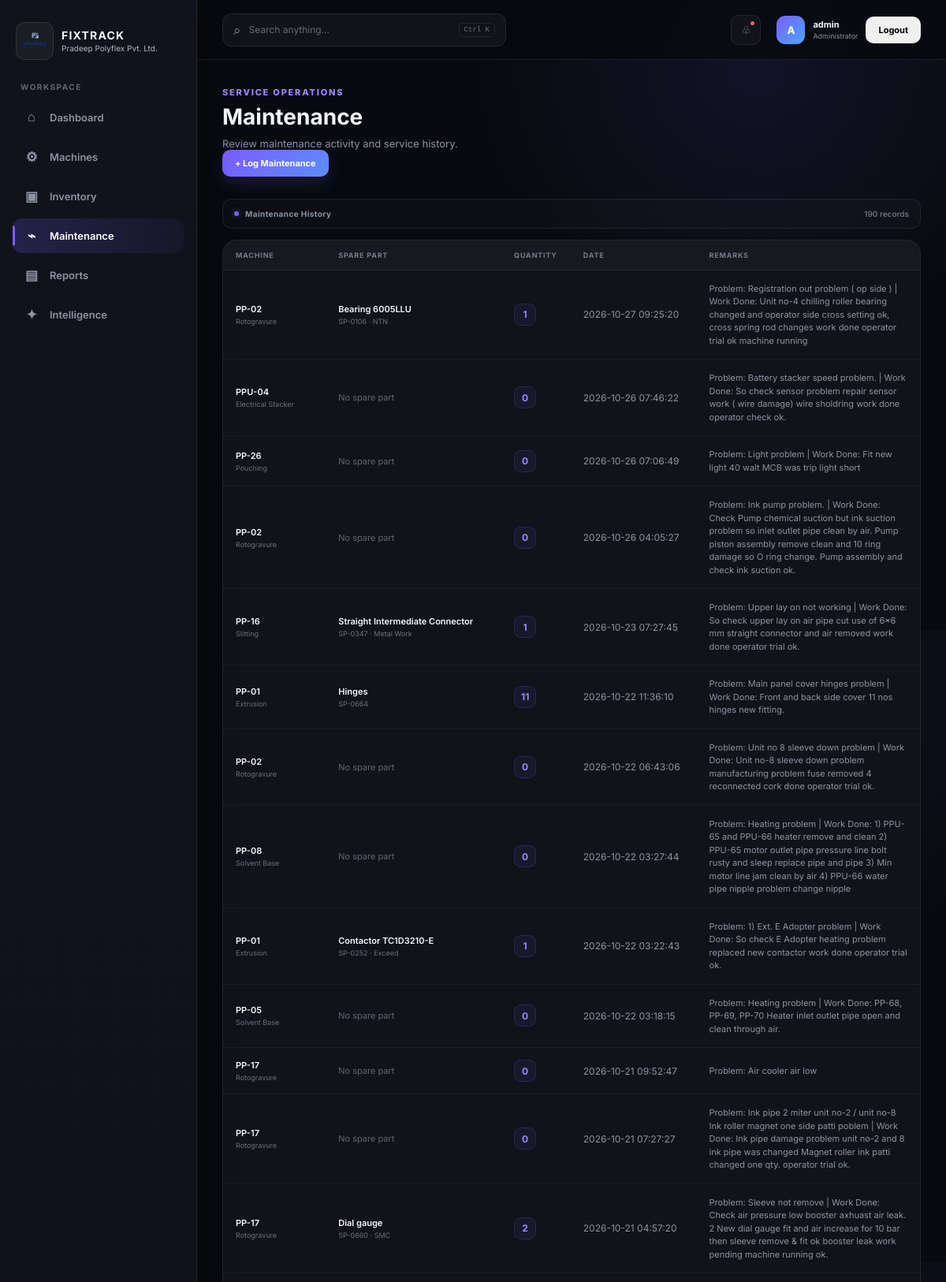
The page /maintenance/ (signed in, upper part) on the database its author committed.
### tables this page shows
CREATE TABLE users (
            id INTEGER PRIMARY KEY AUTOINCREMENT,
            username TEXT UNIQUE NOT NULL,
            password TEXT NOT NULL
        , role TEXT NOT NULL DEFAULT 'user');

CREATE TABLE maintenance (
            id INTEGER PRIMARY KEY AUTOINCREMENT,
            machine_id INTEGER NOT NULL,
            spare_part_id INTEGER,
            quantity INTEGER DEFAULT 0,
            maintenance_date TEXT NOT NULL,
            remarks TEXT,

            FOREIGN KEY (machine_id)
                REFERENCES machines(id)
                ON DELETE CASCADE,

            FOREIGN KEY (spare_part_id)
                REFERENCES spare_parts(id)
                ON DELETE SET NULL
        );

CREATE TABLE machines (
            id INTEGER PRIMARY KEY AUTOINCREMENT,
            machine_number TEXT UNIQUE NOT NULL,
            machine_name TEXT NOT NULL,
            department TEXT,
            manufacturer TEXT,
            model TEXT,
            status TEXT DEFAULT 'Active'
        );

CREATE TABLE spare_parts (
            id INTEGER PRIMARY KEY AUTOINCREMENT,
            part_code TEXT UNIQUE NOT NULL,
            part_name TEXT NOT NULL,
            category TEXT,
            brand TEXT,
            specification TEXT,
            current_stock INTEGER DEFAULT 0,
            reorder_level INTEGER DEFAULT 5,
            location TEXT
        );

### routes/maintenance.py (the view)
@maintenance_bp.route("/")
def maintenance():
    connection = get_connection()
    records = connection.execute("""
        SELECT
            maintenance.id,
            maintenance.quantity,
            maintenance.maintenance_date,
            maintenance.remarks,

            machines.machine_number,
            machines.machine_name,

            spare_parts.part_code,
            spare_parts.part_name,
            spare_parts.brand,
            spare_parts.specification

        FROM maintenance

        JOIN machines
            ON maintenance.machine_id = machines.id

        LEFT JOIN spare_parts
            ON maintenance.spare_part_id = spare_parts.id

        ORDER BY maintenance.id DESC
    """).fetchall()
    connection.close()
    return render_template(
        "maintenance/index.html",
        records=records
    )

### database.py (called while the page is built)
def get_connection():
    connection = sqlite3.connect(str(DATABASE), timeout=10)
    connection.row_factory = sqlite3.Row
    connection.execute("PRAGMA foreign_keys = ON")
    return connection

### templates/maintenance/index.html (shortened to what this page needs)
{% extends "base.html" %}
{% block content %}
<div class="page-header">
    <div>
        <div class="eyebrow">
            SERVICE OPERATIONS
        </div>
        <h1>Maintenance</h1>
        <p>
            Review maintenance activity and service history.
        </p>
    </div>
    <a
        href="{{ url_for('maintenance.add_maintenance') }}"
        class="btn btn-primary"
    >
        + Log Maintenance
    </a>
</div>
<div class="page-toolbar">
    <div class="toolbar-info">
        <span class="toolbar-dot"></span>
        Maintenance History
    </div>
    <div class="toolbar-count">
        {{ records|length }} record{% if records|length != 1 %}s{% endif %}
    </div>
</div>
<div class="table-container maintenance-table">
    <table>
        <thead>
            <tr>
                <th>Machine</th>
                <th>Spare Part</th>
                <th>Quantity</th>
                <th>Date</th>
                <th>Remarks</th>
            </tr>
        </thead>
        <tbody>
            {% if records %}
                {% for record in records %}
                <tr>
                    <td>
                        <div class="table-primary-text">
                            {{ record["machine_number"] }}
                        </div>
                        <div class="table-secondary-text">
                            {{ record["machine_name"] }}
                        </div>
                    </td>
                    <td>
                        {% if record["part_name"] %}
                            <div class="table-primary-text">
                                {{ record["part_name"] }}
                            </div>
                            <div class="table-secondary-text">
                                {{ record["part_code"] }}
                                {% if record["brand"] %}
                                    · {{ record["brand"] }}
                                {% endif %}
                            </div>
                        {% else %}
                            <span class="muted-text">
                                No spare part
                            </span>
                        {% endif %}
                    </td>
                    <td>
                        <span class="quantity-badge">
                            {{ record["quantity"] }}
                        </span>
                    </td>
                    <td>
                        {{ record["maintenance_date"] }}
                    </td>
                    <td>
                        {% if record["remarks"] %}
                            {{ record["remarks"] }}
                        {% else %}
                            <span class="muted-text">
                                No remarks
                            </span>
                        {% endif %}
                    </td>
                </tr>
                {% endfor %}
            {% endif %}
        </tbody>
    </table>
</div>
{% endblock %}

### templates/components/navbar.html (shortened to what this page needs)
<header class="topbar">
    <div class="topbar-search">
        <span class="search-icon">⌕</span>
        <input type="text" placeholder="Search anything..." id="globalSearch">
        <kbd>Ctrl K</kbd>
    </div>
    <div class="topbar-actions">
        <button class="icon-button" onclick="showToast('No new notifications')" title="Notifications">♧<span class="notification-dot"></span></button>
        <div class="user-menu">
            <div class="user-avatar">{{ session.get('username', 'U')[0] | upper }}</div>
            <div class="user-details">
                <strong>{{ session.get('username', 'User') }}</strong>
                <span>{% if session.get('role') == 'admin' %}Administrator{% else %}User{% endif %}</span>
            </div>
            <form action="{{ url_for('auth.logout') }}" method="POST">
                <button type="submit" class="btn btn-outline-danger btn-sm">Logout</button>
            </form>
        </div>
    </div>
</header>

### rows shown on the page
users: username "A", get "admin"
maintenance: machine_number "PP-02", machine_name "Rotogravure", part_name "Bearing 6005LLU", part_code "SP-0106", brand "NTN", quantity "1", maintenance_date "2026-10-27 09:25:20", remarks "Problem: Registration out problem ( op side ) | Work Done: Unit no-4 chilling roller bearing changed and operator side cross setting ok, cross spring rod changes work done operator trial ok machine running"
maintenance: machine_number "PPU-04", machine_name "Electrical Stacker", shows "No spare part", quantity "0", maintenance_date "2026-10-26 07:46:22", remarks "Problem: Battery stacker speed problem. | Work Done: So check sensor problem repair sensor work ( wire damage) wire sholdring work done operator check ok."
maintenance: machine_number "PP-26", machine_name "Pouching", shows "No spare part", quantity "0", maintenance_date "2026-10-26 07:06:49", remarks "Problem: Light problem | Work Done: Fit new light 40 walt MCB was trip light short"
maintenance: machine_number "PP-02", machine_name "Rotogravure", shows "No spare part", quantity "0", maintenance_date "2026-10-26 04:05:27", remarks "Problem: Ink pump problem. | Work Done: Check Pump chemical suction but ink suction problem so inlet outlet pipe clean by air. Pump piston assembly remove clean and 10 ring damage so O ring change. Pump assembly and check ink suction ok."
maintenance: machine_number "PP-16", machine_name "Slitting", part_name "Straight Intermediate Connector", part_code "SP-0347", brand "Metal Work", quantity "1", maintenance_date "2026-10-23 07:27:45", remarks "Problem: Upper lay on not working | Work Done: So check upper lay on air pipe cut use of 6x6 mm straight connector and air removed work done operator trial ok."
maintenance: machine_number "PP-01", machine_name "Extrusion", part_name "Hinges", part_code "SP-0664", quantity "11", maintenance_date "2026-10-22 11:36:10", remarks "Problem: Main panel cover hinges problem | Work Done: Front and back side cover 11 nos hinges new fitting."
maintenance: machine_number "PP-02", machine_name "Rotogravure", shows "No spare part", quantity "0", maintenance_date "2026-10-22 06:43:06", remarks "Problem: Unit no 8 sleeve down problem | Work Done: Unit no-8 sleeve down problem manufacturing problem fuse removed 4 reconnected cork done operator trial ok."
maintenance: machine_number "PP-08", machine_name "Solvent Base", shows "No spare part", quantity "0", maintenance_date "2026-10-22 03:27:44", remarks "Problem: Heating problem | Work Done: 1) PPU-65 and PPU-66 heater remove and clean 2) PPU-65 motor outlet pipe pressure line bolt rusty and sleep replace pipe and pipe 3) Min motor line jam clean by air 4) PPU-66 water pipe nipple problem change nipple"
maintenance: machine_number "PP-01", machine_name "Extrusion", part_name "Contactor TC1D3210-E", part_code "SP-0252", brand "Exceed", quantity "1", maintenance_date "2026-10-22 03:22:43", remarks "Problem: 1) Ext. E Adopter problem | Work Done: So check E Adopter heating problem replaced new contactor work done operator trial ok."
maintenance: machine_number "PP-05", machine_name "Solvent Base", shows "No spare part", quantity "0", maintenance_date "2026-10-22 03:18:15", remarks "Problem: Heating problem | Work Done: PP-68, PP-69, PP-70 Heater inlet outlet pipe open and clean through air."
maintenance: machine_number "PP-17", machine_name "Rotogravure", shows "No spare part", quantity "0", maintenance_date "2026-10-21 09:52:47", remarks "Problem: Air cooler air low"
maintenance: machine_number "PP-17", machine_name "Rotogravure", shows "No spare part", quantity "0", maintenance_date "2026-10-21 07:27:27", remarks "Problem: Ink pipe 2 miter unit no-2 / unit no-8 Ink roller magnet one side patti poblem | Work Done: Ink pipe damage problem unit no-2 and 8 ink pipe was changed Magnet roller ink patti changed one qty. operator trial ok."
maintenance: machine_number "PP-17", machine_name "Rotogravure", part_name "Dial gauge", part_code "SP-0660", brand "SMC", quantity "2", maintenance_date "2026-10-21 04:57:20", remarks "Problem: Sleeve not remove | Work Done: Check air pressure low booster axhuast air leak. 2 New dial gauge fit and air increase for 10 bar then sleeve remove & fit ok booster leak work pending machine running ok."

### other values the page prints
{{ records|length }} "190"
